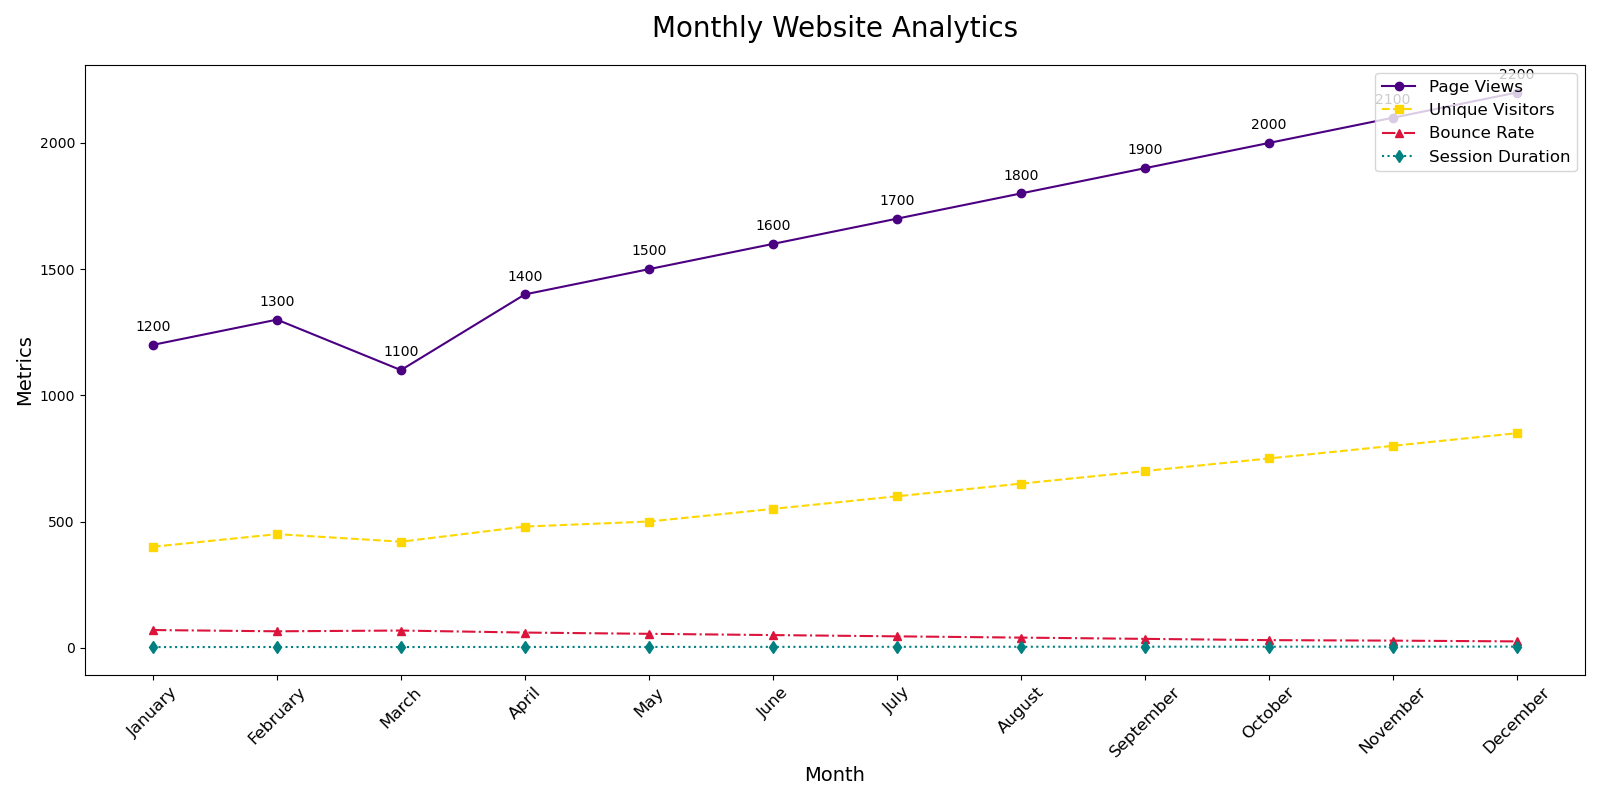

This chart was generated by the following Python code:

import matplotlib.pyplot as plt

chart_data = [
    {'Month': 'January', 'Page Views': 1200, 'Unique Visitors': 400, 'Bounce Rate': 70, 'Session Duration': 2.5},
    {'Month': 'February', 'Page Views': 1300, 'Unique Visitors': 450, 'Bounce Rate': 65, 'Session Duration': 2.8},
    {'Month': 'March', 'Page Views': 1100, 'Unique Visitors': 420, 'Bounce Rate': 68, 'Session Duration': 2.6},
    {'Month': 'April', 'Page Views': 1400, 'Unique Visitors': 480, 'Bounce Rate': 60, 'Session Duration': 3.0},
    {'Month': 'May', 'Page Views': 1500, 'Unique Visitors': 500, 'Bounce Rate': 55, 'Session Duration': 3.1},
    {'Month': 'June', 'Page Views': 1600, 'Unique Visitors': 550, 'Bounce Rate': 50, 'Session Duration': 3.3},
    {'Month': 'July', 'Page Views': 1700, 'Unique Visitors': 600, 'Bounce Rate': 45, 'Session Duration': 3.5},
    {'Month': 'August', 'Page Views': 1800, 'Unique Visitors': 650, 'Bounce Rate': 40, 'Session Duration': 3.7},
    {'Month': 'September', 'Page Views': 1900, 'Unique Visitors': 700, 'Bounce Rate': 35, 'Session Duration': 3.9},
    {'Month': 'October', 'Page Views': 2000, 'Unique Visitors': 750, 'Bounce Rate': 30, 'Session Duration': 4.0},
    {'Month': 'November', 'Page Views': 2100, 'Unique Visitors': 800, 'Bounce Rate': 28, 'Session Duration': 4.2},
    {'Month': 'December', 'Page Views': 2200, 'Unique Visitors': 850, 'Bounce Rate': 25, 'Session Duration': 4.4}
]

months = [entry['Month'] for entry in chart_data]
page_views = [entry['Page Views'] for entry in chart_data]
unique_visitors = [entry['Unique Visitors'] for entry in chart_data]
bounce_rate = [entry['Bounce Rate'] for entry in chart_data]
session_duration = [entry['Session Duration'] for entry in chart_data]

plt.figure(figsize=(16, 8))

plt.plot(months, page_views, label='Page Views', marker='o', linestyle='-', color='#4B0082')
plt.plot(months, unique_visitors, label='Unique Visitors', marker='s', linestyle='--', color='#FFD700')
plt.plot(months, bounce_rate, label='Bounce Rate', marker='^', linestyle='-.', color='#DC143C')
plt.plot(months, session_duration, label='Session Duration', marker='d', linestyle=':', color='#008080')

plt.title('Monthly Website Analytics', fontsize=20, pad=20)
plt.xlabel('Month', fontsize=14)
plt.ylabel('Metrics', fontsize=14)
plt.xticks(rotation=45, fontsize=12)

for i, txt in enumerate(page_views):
    plt.annotate(txt, (months[i], page_views[i]), textcoords="offset points", xytext=(0,10), ha='center')

plt.legend(loc='upper right', fontsize=12)

plt.tight_layout()
plt.show()
